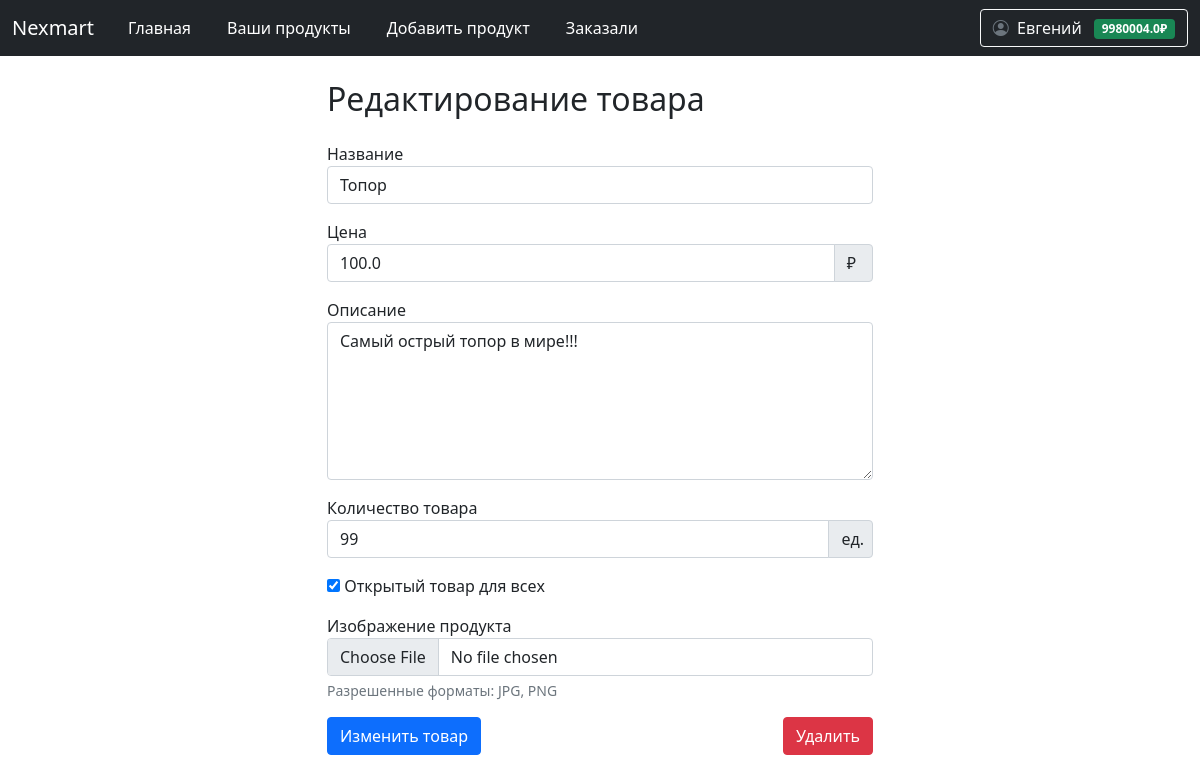
The page /user/products/edit/3 (signed in) on the database its author committed.
### data/user.py (models this page shows, shortened)
class User(SqlAlchemyBase, UserMixin):
    __tablename__ = 'users'
    id = Column(Integer, primary_key=True, autoincrement=True)
    email = Column(String, unique=True, nullable=False)
    hashed_password = Column(String, nullable=False)
    surname = Column(String, nullable=False)
    name = Column(String, nullable=False)
    modified_date = Column(DateTime)
    balance = Column(Float, default=0.0, nullable=False)
    products = relationship("Product", back_populates="user")

### data/product.py (models this page shows, shortened)
class Product(SqlAlchemyBase):
    __tablename__ = 'products'
    id = sqlalchemy.Column(sqlalchemy.Integer, primary_key=True, autoincrement=True)
    name = sqlalchemy.Column(sqlalchemy.String, nullable=False)
    price = sqlalchemy.Column(sqlalchemy.Float, nullable=False)
    description = sqlalchemy.Column(sqlalchemy.Text)
    created_date = sqlalchemy.Column(sqlalchemy.DateTime, default=datetime.datetime.now)
    open = sqlalchemy.Column(sqlalchemy.Boolean)  # открыт ли продукт для общего доступа
    amount_available = sqlalchemy.Column(sqlalchemy.Integer)  # сколько есть продукта для продажи
    amount_sell = sqlalchemy.Column(sqlalchemy.Integer)  # сколько продано для статистики
    image = sqlalchemy.Column(sqlalchemy.String)
    user_id = sqlalchemy.Column(sqlalchemy.Integer, sqlalchemy.ForeignKey('users.id'))
    user = sqlalchemy.orm.relationship('User', back_populates='products')

### main.py (the view, shortened to what this page needs)
@app.route('/user/products/edit/<int:product_id>', methods=['GET', "POST"])
@login_required
def edit_product(product_id):
    form = ProductForm()
    db_sess = db_session.create_session()
    product = db_sess.query(Product).filter(and_(Product.id == product_id, Product.user_id == current_user.id)).first()
    if not product:
        abort(404)
    if request.method == 'GET':
        form.name.data = product.name
        form.price.data = product.price
        form.description.data = product.description
        form.amount_available.data = product.amount_available
        form.open.data = product.open
        form.submit.label.text = 'Изменить товар'
    return render_template('add_product.html', form=form, title_text='Редактирование товара', product_id=product_id)

### form/product.py
class ProductForm(FlaskForm):
    name = StringField('Название', validators=[DataRequired()])
    price = FloatField('Цена', validators=[
        InputRequired(message="Введите корректное число"),
        NumberRange(min=0, message="Цена должна быть положительным числом")
    ])
    description = TextAreaField('Описание')
    image = FileField('Изображение продукта', validators=[FileAllowed(['jpg', 'png', 'jpeg'])])
    amount_available = IntegerField('Количество товара')
    open = BooleanField('Открытый товар для всех', default=False)
    submit = SubmitField('Добавить товар')

### data/db_session.py (called while the page is built)
def create_session() -> Session:
    global __factory
    return __factory()

### main.py (called while the page is built)
@login_manager.user_loader
def load_user(user_id):
    db_sess = db_session.create_session()
    return db_sess.query(User).get(user_id)

### templates/add_product.html (shortened to what this page needs)
{% extends 'base.html' %}
{% block content %}
<div class="row">
    <div class="col-md-6 mx-auto">
        <h2 class="mb-4">{{ title_text }}</h2>
        <form method="POST" enctype="multipart/form-data">
            <div class="mb-3">
                {{ form.name.label }}
                {{ form.name(class="form-control") }}
            </div>
            <div class="mb-3">
                {{ form.price.label }}
                <div class="input-group">
                    {{ form.price(class="form-control") }}
                    <span class="input-group-text pe-3">₽</span>
                </div>
            </div>
            <div class="mb-3">
                {{ form.description.label }}
                {{ form.description(class="form-control", rows=6) }}
            </div>
            <div class="mb-3">
                {{ form.amount_available.label }}
                <div class="input-group">
                    {{ form.amount_available(class="form-control") }}
                    <span class="input-group-text pe-2">ед.</span>
                </div>
            </div>
            <p>{{ form.open() }} {{ form.open.label }}</p>
            <div class="mb-3">
                {{ form.image.label }}
                {{ form.image(class="form-control") }}
                <div class="form-text">Разрешенные форматы: JPG, PNG</div>
            </div>
            <div class="d-flex justify-content-between align-items-center mt-3">
                {{ form.submit(class="btn btn-primary") }}
                <a class="btn btn-danger" href="/user/product/delete/{{product_id}}">Удалить</a>
            </div>
        </form>
    </div>
</div>
{% endblock %}

### templates/base.html (shortened to what this page needs)
<!doctype html>
<html lang="ru">
<head>
                    <link href="https://cdn.jsdelivr.net/npm/bootstrap@5.0.2/dist/css/bootstrap.min.css" rel="stylesheet">
                    <link rel="stylesheet" href="https://cdn.jsdelivr.net/npm/bootstrap-icons@1.8.1/font/bootstrap-icons.css">
    <link rel="stylesheet" href="{{ url_for('static', filename='css/style.css') }}">
    <link rel="stylesheet" href="https://cdnjs.cloudflare.com/ajax/libs/font-awesome/6.5.1/css/all.min.css">
    <link rel="stylesheet" href="{{ url_for('static', filename='css/auth_styles.css') }}">
</head>
<body>
<header>
    <nav class="navbar navbar-expand-md navbar-dark bg-dark" aria-label="Fourth navbar example">
        <div class="container-fluid">
          <a class="navbar-brand" href="#">Nexmart</a>
          <div class="collapse navbar-collapse" id="navbarsExample04">
            <ul class="navbar-nav me-auto mb-2 mb-md-0">
              <li class="nav-item">
                <a class="nav-link active" aria-current="page" href="/">Главная</a>
              </li>
                {% if not current_user.is_authenticated %}
                <li class="nav-item">
                <a class="nav-link active" aria-current="page" href="/register"></a>
              </li>
                <li class="nav-item">
                <a class="nav-link active" aria-current="page" href="/login"></a>
              </li>
                {% else %}
                <li class="nav-item">
                <a class="nav-link active" href="/user/products">Ваши продукты</a>
              </li>
                <li class="nav-item">
                <a class="nav-link active" href="/user/products/add">Добавить продукт</a>
              </li>
                <li class="nav-item">
                <a class="nav-link active" href="/user/products/orders">Заказали</a>
              </li>
                {% endif %}
            </ul>
            {% if current_user.is_authenticated %}
            <div class="d-flex align-items-center">
              <div class="dropdown">
                <button class="btn btn-outline-light dropdown-toggle" type="button" id="profileDropdown" data-bs-toggle="dropdown" aria-expanded="false">
                  <i class="bi bi-person-circle me-1"></i>
                  {{ current_user.name }}
                  <span class="badge bg-success ms-2">{{ current_user.balance }}₽</span>
                </button>
              </div>
            </div>
            {% else %}
            <div class="d-flex">
              <a href="/login" class="btn btn-outline-light me-2">Войти</a>
              <a href="/register" class="btn btn-success">Регистрация</a>
            </div>
            {% endif %}
          </div>
        </div>
      </nav>
</header>
<div class="container mt-4">
    {% block content %}{% endblock %}
</div>
</body>
</html>

### static/css/style.css (style rules this page uses)
.navbar-nav .nav-link { position: relative; transition: all 0.5s ease; margin: 0 10px; }
.navbar-nav .nav-link::after { content: ''; position: absolute; width: 0; height: 2px; bottom: 0; left: 50%; background-color: #90caf9; transition: all 0.3s ease; }
.dropdown-toggle { position: relative; transition: all 0.3s ease; }
.badge.bg-success { transition: all 0.3s ease; }
.bi-person-circle { color: #6c757d; transition: all 0.3s ease; }
.form-control { border-radius: 0.25rem; border: 1px solid #ced4da; transition: all 0.3s ease; }
.btn { position: relative; overflow: hidden; }
.btn::after { content: ''; position: absolute; top: 50%; left: 50%; width: 5px; height: 5px; background: rgba(255, 255, 255, 0.3); opacity: 0; border-radius: 50%; transform: scale(1, 1) translate(-50%, -50%); transform-origin: 50% 50%; }

### rows shown on the page
User: name "Евгений", balance "9980004.0"
Product: name "Топор", price "100.0", description "Самый острый топор в мире!!!", amount_available "99", open "☑"

### other values the page prints
{{ title_text }} "Редактирование товара"
